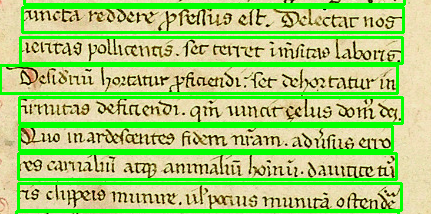
#> input picture Images/left_column.png, 431 x 214 px, found by its file name
$ python Main.py
#> lines starting #> are read from the running program, lines starting #| are printed output that depends on the picture; after the words box and inside, x2 and y2 are one past the last pixel; in counts of white or black regions, pixels touching at a corner belong together
#> further down, image is the input picture: shape (214, 431, 3); mean B, G, R 118.8, 207, 166.5
### src/Lines_Detector.py
import numpy as np
import cv2
import os


def PreProcessing(image):
    # GRAYSCALE
    gray = cv2.cvtColor(image, cv2.COLOR_BGR2GRAY)  # new immage witch gray colour scale
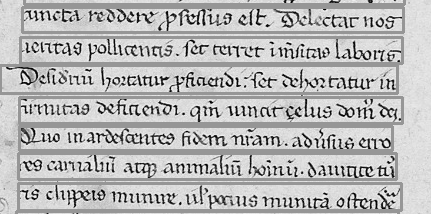
#> gray: shape (214, 431); min 0, max 248, mean 184.9
    cv2.imshow('gray', gray)
    cv2.waitKey(0)

    # BINARY
    _, thresh = cv2.threshold(gray, 115, 255, cv2.THRESH_BINARY_INV)
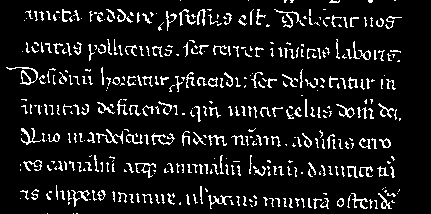
#> thresh: shape (214, 431); 9.8% white in thin lines or dots
    cv2.imshow('Binary', thresh)
    cv2.waitKey(0)

    # DILATION
    kernel = np.ones((1, 22), np.uint8)  # uint8 = unsigned intger (0 to 255)
    img_dilation = cv2.dilate(thresh, kernel, iterations=1)
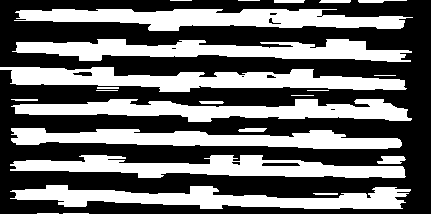
#> img_dilation: shape (214, 431); 41.6% white; 24 white regions
    cv2.imshow('Dilated', img_dilation)
    cv2.waitKey(0)
    return img_dilation


def line_segmentation(image, image_processed, path):
    # menage the path to save the folder
#> called with path = 'src'
    print("The current working directory is %s" % path)

    path = path + r"\Segmentation"
    print(path)

    try:
        os.mkdir(path)  # create the directory used to store the xml files
    except OSError:
        print("Creation of the directory %s failed because already existed" % path)
    else:
        print("Successfully created the directory %s " % path)

    # find contours
    ctrs, hier = cv2.findContours(image_processed.copy(), cv2.RETR_EXTERNAL, cv2.CHAIN_APPROX_SIMPLE)
#> ctrs = 24 contours, 8 with area under 20; largest, box (x1, y1, x2, y2) and area: (0, 67, 407, 92) 5360, (14, 9, 413, 31) 5106, (10, 155, 406, 178) 4888, (12, 39, 412, 62) 4864, (11, 99, 412, 122) 4860

    # sort contours
    sorted_ctrs = sorted(ctrs, key=lambda ctr: cv2.boundingRect(ctr)[0])
#> sorted_ctrs has the same summary as ctrs

    for i, ctr in enumerate(sorted_ctrs):
        x, y, w, h = cv2.boundingRect(ctr)  # getting bounding box
        tmp_image = image.copy()
        roi = tmp_image[y:y + h, x:x + w]
        if w >= 5 and h >= 5:
            # save the file in the folder "segmentation"
            cv2.imwrite(os.path.join(path, "segment_no_" + str(i) + ".png"), roi)
#> this loop made 24 passes
#> (x, y, w, h) on passes 1, 2, 3, 4, 5, 6, 7, 8, 14, 15, 17, 20: (0, 67, 407, 25), (10, 185, 401, 24), (10, 155, 396, 23), (11, 128, 391, 21), (11, 99, 401, 23), (11, 99, 27, 2), (12, 39, 400, 23), (14, 9, 399, 22), (199, 101, 25, 3), (238, 128, 29, 4), (274, 0, 31, 3), (313, 193, 25, 2)
#> (ctr, x, y, w, h) on passes 9, 10, 11, 12, 13, 16: ([[37, 213], [58, 213]], 37, 213, 22, 1), ([[63, 213], [88, 213]], 63, 213, 26, 1), ([[96, 90], [117, 90]], 96, 90, 22, 1), ([[97, 87], [97, 88], [118, 88], [118, 87]], 97, 87, 22, 2), ([[170, 0], [191, 0]], 170, 0, 22, 1), ([[238, 0], [259, 0]], 238, 0, 22, 1)
#> pass 1, in line_segmentation, `roi = tmp_image[y:y + h, x:x + w]`:
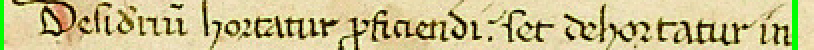
#> roi: shape (25, 407, 3) (shown 2 times larger); mean B, G, R 142.4, 192.2, 202
#> pass 3, in line_segmentation, `roi = tmp_image[y:y + h, x:x + w]`:
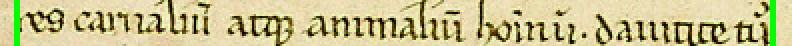
#> roi: shape (23, 396, 3) (shown 2 times larger); mean B, G, R 142.3, 193.2, 200.5

    for i, ctr in enumerate(sorted_ctrs):
        x, y, w, h = cv2.boundingRect(ctr)  # getting boundind box
        tmp_image = image.copy()
        roi = tmp_image[y:y + h, x:x + w]
        if w >= 5 and h >= 5:
            cv2.rectangle(image, (x, y), (x + w, y + h), (0, 255, 0), 2)
#> this loop made 24 passes
#> (ctr, x, y, w, h) on passes 9, 10, 11, 12, 13, 16, 18, 19, 23: ([[37, 213], [58, 213]], 37, 213, 22, 1), ([[63, 213], [88, 213]], 63, 213, 26, 1), ([[96, 90], [117, 90]], 96, 90, 22, 1), ([[97, 87], [97, 88], [118, 88], [118, 87]], 97, 87, 22, 2), ([[170, 0], [191, 0]], 170, 0, 22, 1), ([[238, 0], [259, 0]], 238, 0, 22, 1), ([[291, 95], [313, 95]], 291, 95, 23, 1), ([[307, 90], [328, 90]], 307, 90, 22, 1), ([[374, 75], [395, 75]], 374, 75, 22, 1)
#> pass 3, in line_segmentation, `tmp_image = image.copy()`:
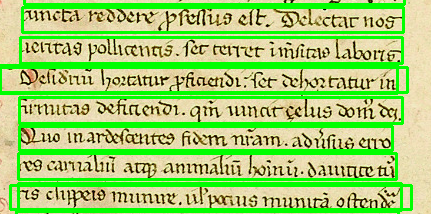
#> tmp_image: shape (214, 431, 3); mean B, G, R 113.8, 208.2, 159.9
#> after the loop:
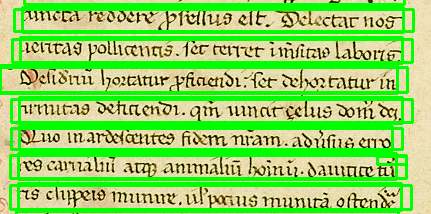
#> image: shape (214, 431, 3); 10.34% of pixels changed, all inside (x1, y1, x2, y2) = (2, 8, 415, 211)

    # save the file in the folder "segmentation"
    cv2.imwrite(os.path.join(path,"final_bounded_box_image.png"), image)
    cv2.imshow('marked areas', image)
    cv2.waitKey(0)

### src/Parser.py
import xml.etree.ElementTree as ET
import os
import shutil


def parser_xml(path):
    # Change the Path of the xml folder and lines to make it run on your project
    # Creation of the Path that we are gonna use the .gt.txt files and the corrisponding image lines
    print("The current working directory is %s" % path)

    new_path = path + r"\GroundTruth"
    print(path)

    try:
        os.mkdir(new_path)  # create the directory used to store the xml files
    except OSError:
        print("Creation of the directory %s failed because already existed" % path)
    else:
        print("Successfully created the directory %s " % path)

    # Loop to open each files in the xml Directory to read each xml
    # To save the trascription inside each one into .txt file
    directory = path + r"\xml"
#> (the run stopped early here; a loop or call above may not have finished)

$ run again, with Images/Right_column.png copied over Images/left_column.png
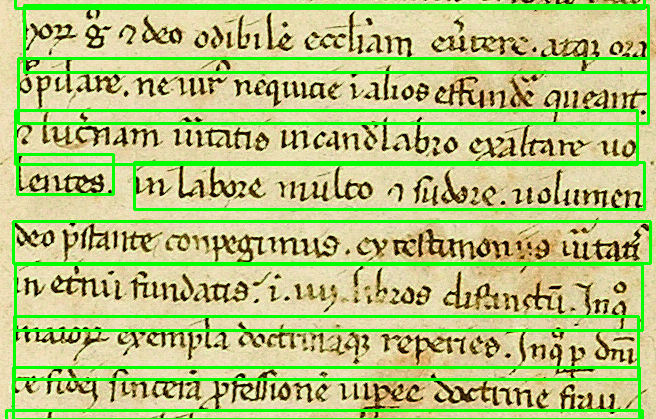
#> input picture Images/Right_column.png, 656 x 419 px, found by its file name
#> image is the input picture: shape (419, 656, 3); mean B, G, R 125.4, 198.4, 178.7
#> in PreProcessing, `_, thresh = cv2.threshold(gray, 115, 255, cv2.THRESH_BINARY_INV)`:
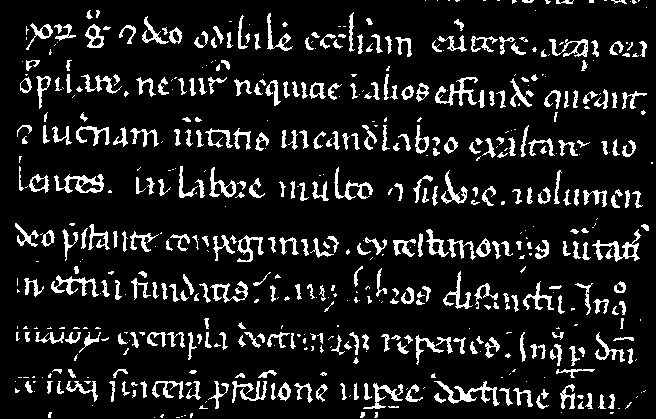
#> thresh: shape (419, 656); 11.4% white; 579 white regions (224 under 20 px), largest, box (x1, y1, x2, y2) and area: (434, 381, 500, 406) 471, (54, 174, 104, 193) 424, (592, 229, 641, 262) 414
#> img_dilation: shape (419, 656); 42.3% white; 81 white regions
#> ctrs = 81 contours, 16 with area under 20; largest, box (x1, y1, x2, y2) and area: (7, 266, 637, 315) 14177, (5, 223, 656, 262) 13178, (16, 12, 656, 57) 12924, (10, 74, 656, 109) 12454, (7, 125, 647, 161) 12058
#> sorted_ctrs has the same summary as ctrs
#> the loop in line_segmentation, `for i, ctr in enumerate(sorted_ctrs):` made 81 passes
#> (x, y, w, h) on passes 1 to 8: (5, 381, 644, 28), (5, 223, 651, 39), (6, 332, 642, 34), (7, 326, 105, 3), (7, 266, 630, 49), (7, 125, 640, 36), (8, 369, 92, 9), (9, 166, 114, 27)
#> after the loop in line_segmentation, `for i, ctr in enumerate(sorted_ctrs):`:
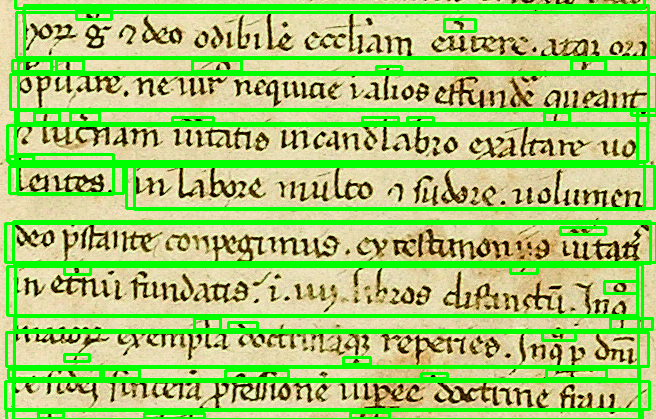
#> image: shape (419, 656, 3); 8.63% of pixels changed, all inside (x1, y1, x2, y2) = (4, 10, 656, 418)
